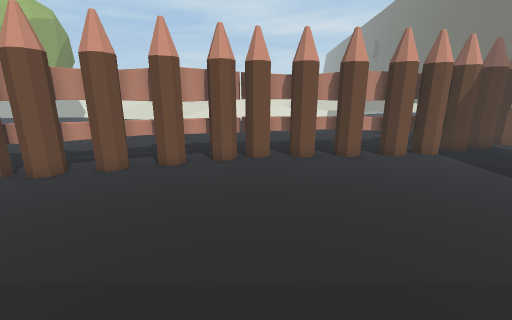
view 1 (above)

16 first-person views from a walk through a 3-D level made in the Unity game engine. The camera is 1.3 m above the floor, tilts 14° down and sees 90° across. The floor is counted in squares, 0.5 m on a side. Each view is taken from the middle of a square. On the plan, view 1 faces up. The plan holds only what a view shows up to about 18 squares ahead; the rest is blank. The place goes on beyond the plan. The player is left out. Some animated figures are left out. Some surface patterns are stand-ins.

view 2
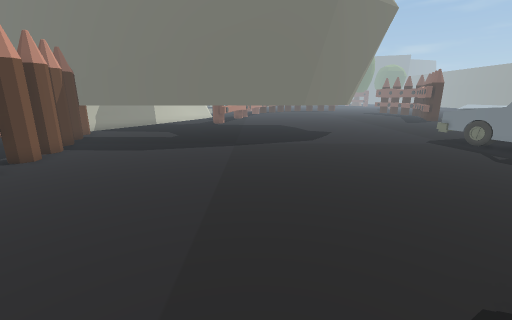

view 3
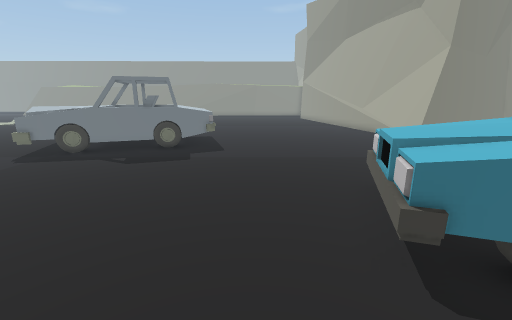

view 4
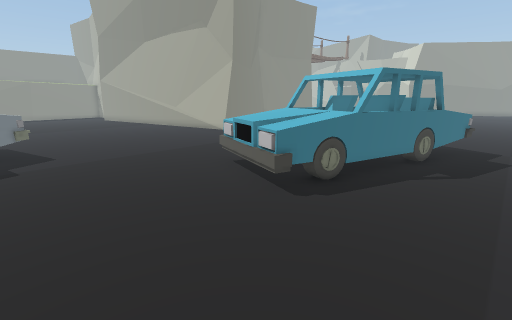

view 5
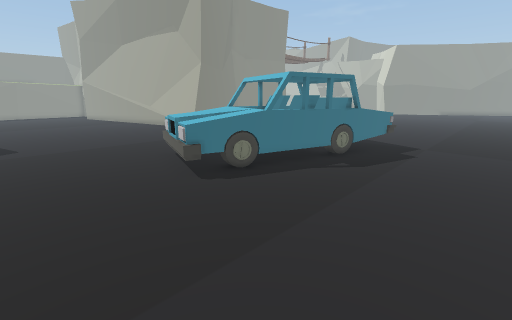

view 6
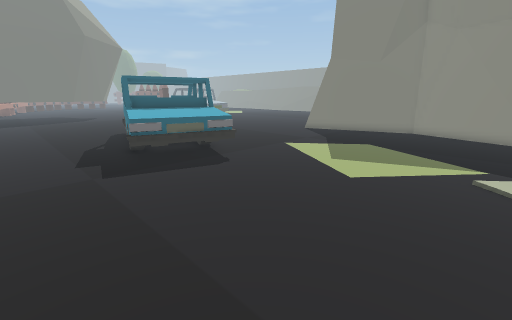

view 7
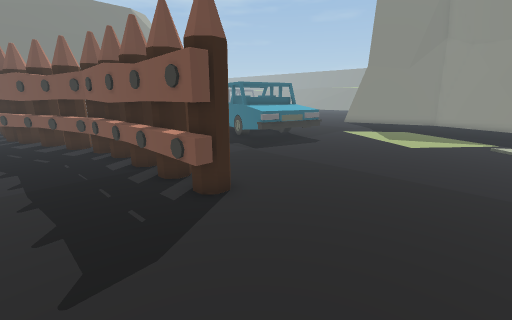

view 8
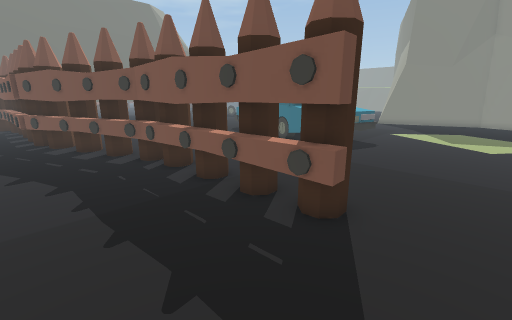

view 9
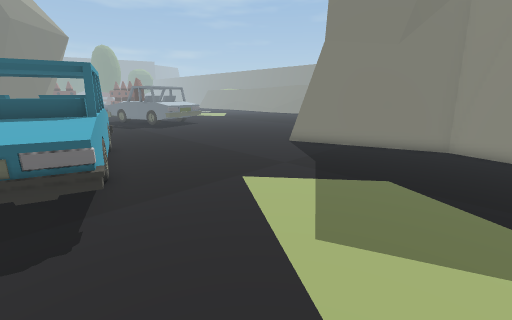

view 10
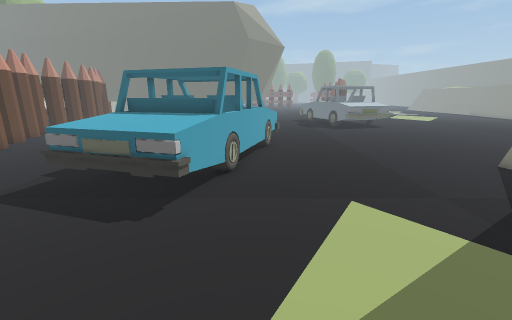

view 11
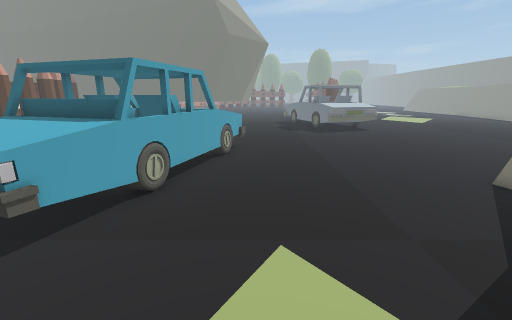

view 12
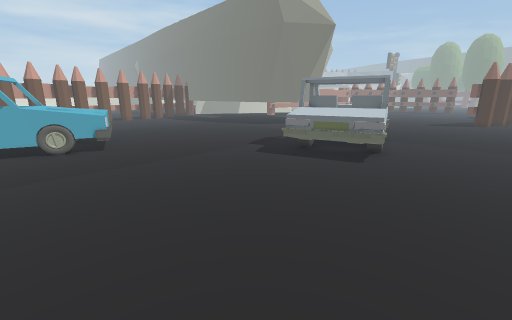

view 13
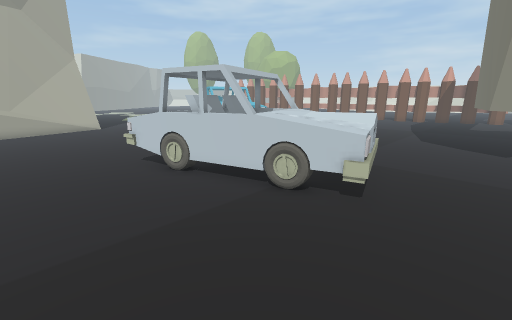

view 14
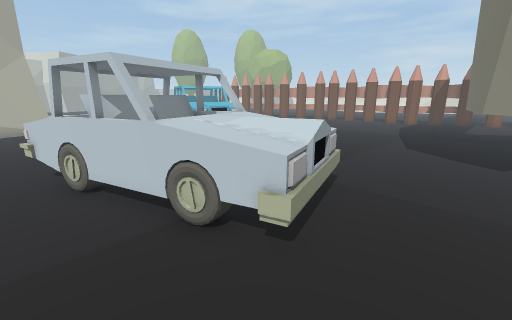

view 15
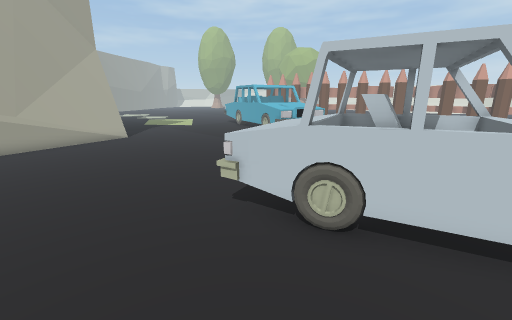

view 16
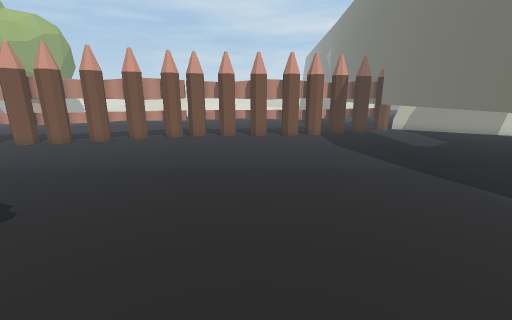

### Floor plan
Key: @ floor where view 1 was taken; # wall or solid block; . floor; = window, fence, low wall or low ledge; v drop or lower ground; O other object.
Columns run from 21 left of view 1 to 15 right of it. Each row starts with its distance up from view 1.
 13    .  ...................OOOO OOOO #
 12 .  ................OOOOOOOOOOOOO.. #
 11   ..............OOOOOOOOOOOOOO.... #
 10  .............OOOOO.O............. #
  9 .....OOOOOOOOOOOO................. #
  8 .....OOOO.O.OOO................... #
  7 ......O........................... #
  6 .................................. #
  5 .................................. #
  4 .................................. #
  3 .................................. #
  2 ..........O....................... #
  1 .........OOOOO.................... #
  0 .........OOOOOOOO....@............ #
 -1 .........OOOOOOOOOOv..............##
 -2 .........OOOOOOOOO  ..............##
 -3 ..........OOOOOOOO O...............#
 -4 .............OOOOOOO...............##
 -5 ................OOO................##
 -6 ....................................
 -7 .....................................
 -8 .....................................
 -9 ...............................O.....
-10 ............................OOOO ....
-11 .........................OOOOOOO O...
-12 ........................OOOOOOOO O...
-13 ............=............OOOOOOOOO...
-14 #........####............OOOOOOOO....
-15 ####..####  #=...........OOOO........
-16   ######    ##............O..........
-17             ##.......................
-18              ##......................
-19              ##......................

Positions as (right, up) in squares from view 1, and headings:
1: (0, 0), facing up
2: (-4, 2), facing right
3: (1, 2), facing down
4: (4, 3), facing down-left
5: (3, 6), facing down-left
6: (-21, 5), facing down-right
7: (-21, 12), facing down-right
8: (-18, 13), facing down-right
9: (-18, -1), facing down-right
10: (-18, -4), facing right
11: (-16, -6), facing right
12: (-6, -19), facing up-right
13: (15, -19), facing up-left
14: (15, -16), facing up-left
15: (9, -19), facing up-left
16: (4, -6), facing up
